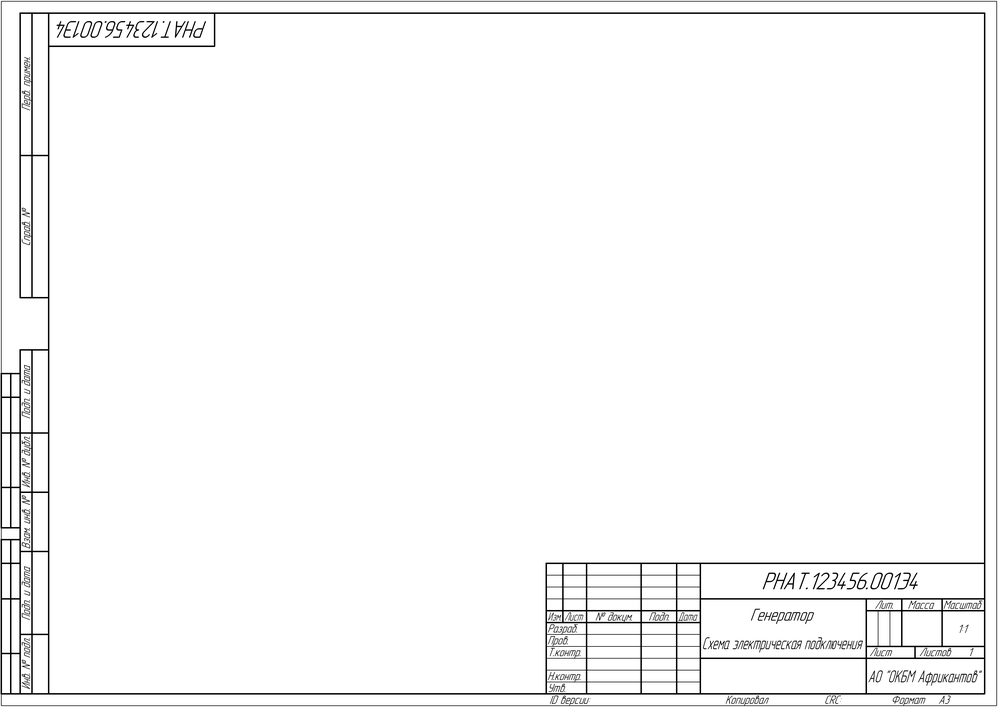
#> input picture converted_images/1.1.1 требования к схемам_РНАТ.123456.001Э5 неправильный1_page_1.png, 998 x 707 px, shrunk from 4974 x 3521 before the run
$ python -i GOSTErrorGenerator.py   (imports and definitions only)
#> lines starting #> are read from the running program, lines starting #| are printed output that depends on the picture; after the words box and inside, x2 and y2 are one past the last pixel; in counts of white or black regions, pixels touching at a corner belong together
from PIL import Image, ImageDraw, ImageFont
import cv2
import numpy as np
import random

class GOSTErrorGenerator:
    """Генератор ошибок согласно вашим требованиям"""

    def __init__(self, image_path):
        self.image = Image.open(image_path)
#> self.image is the input picture: PIL image 998x707 RGB; min 0, max 255, mean 248.1
        self.img_cv = cv2.cvtColor(np.array(self.image), cv2.COLOR_RGB2BGR)
        self.width, self.height = self.image.size
#> self.width = 998; self.height = 707

    # ====== 1. ОШИБКИ ОСНОВНОЙ НАДПИСИ ======

    # [133 lines left out: functions remove_stamp, corrupt_document_code, misplace_technical_requirements, remove_letter_designation, remove_asterisk, create_30deg_violation, not called in this run]

    # ====== 4. ДОПУСКИ ФОРМЫ ======

    def remove_tolerance_arrow(self):
        """Удаляет дополнительную стрелку в допуске формы"""
        # Ищем прямоугольные рамки допусков
        tolerance_frames = self._find_tolerance_frames()

        if tolerance_frames:
            frame = random.choice(tolerance_frames)
            x, y, w, h = frame

            # Удаляем стрелку рядом с рамкой
            cv2.rectangle(self.img_cv, (x + w, y), (x + w + 30, y + h), (255, 255, 255), -1)
            self.image = Image.fromarray(cv2.cvtColor(self.img_cv, cv2.COLOR_BGR2RGB))

            return {
                'type': 'missing_tolerance_arrow',
                'bbox': [x + w, y, 30, h],
                'severity': 'high'
            }

        return None

    # ====== 5. ШЕРОХОВАТОСТЬ ======

    # [25 lines left out: functions remove_general_roughness_mark, _find_asterisks, not called in this run]

    def _find_tolerance_frames(self):
        """Находит рамки допусков на чертеже"""
        gray = cv2.cvtColor(self.img_cv, cv2.COLOR_BGR2GRAY)
        _, binary = cv2.threshold(gray, 200, 255, cv2.THRESH_BINARY_INV)
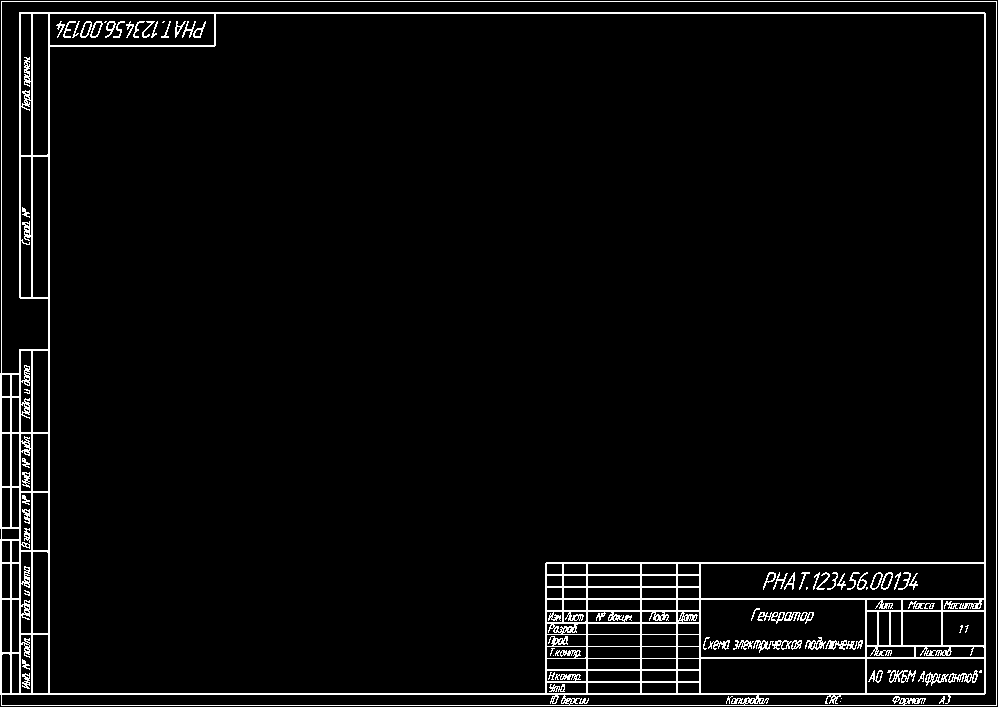
#> binary: shape (707, 998); 4% white in thin lines or dots
        contours, _ = cv2.findContours(binary, cv2.RETR_EXTERNAL, cv2.CHAIN_APPROX_SIMPLE)
#> contours = 1 contour; box (x1, y1, x2, y2) and area: (0, 1, 997, 706) 700792

        frames = []
        for cnt in contours:
            x, y, w, h = cv2.boundingRect(cnt)
            # Рамки обычно прямоугольные, ~3:1 соотношение
            if 50 < w < 200 and 15 < h < 40 and 2 < w / h < 5:
                frames.append((x, y, w, h))
#> this loop made 1 pass
#> (x, y, w, h) on pass 1: (0, 1, 997, 705)
#> after the loop, frames = []

        return frames

    def save(self, output_path):
        """Сохраняет модифицированное изображение"""
        self.image.save(output_path)

>>> result = GOSTErrorGenerator('converted_images/1.1.1 требования к схемам_РНАТ.123456.001Э5 неправильный1_page_1.png').remove_tolerance_arrow()
